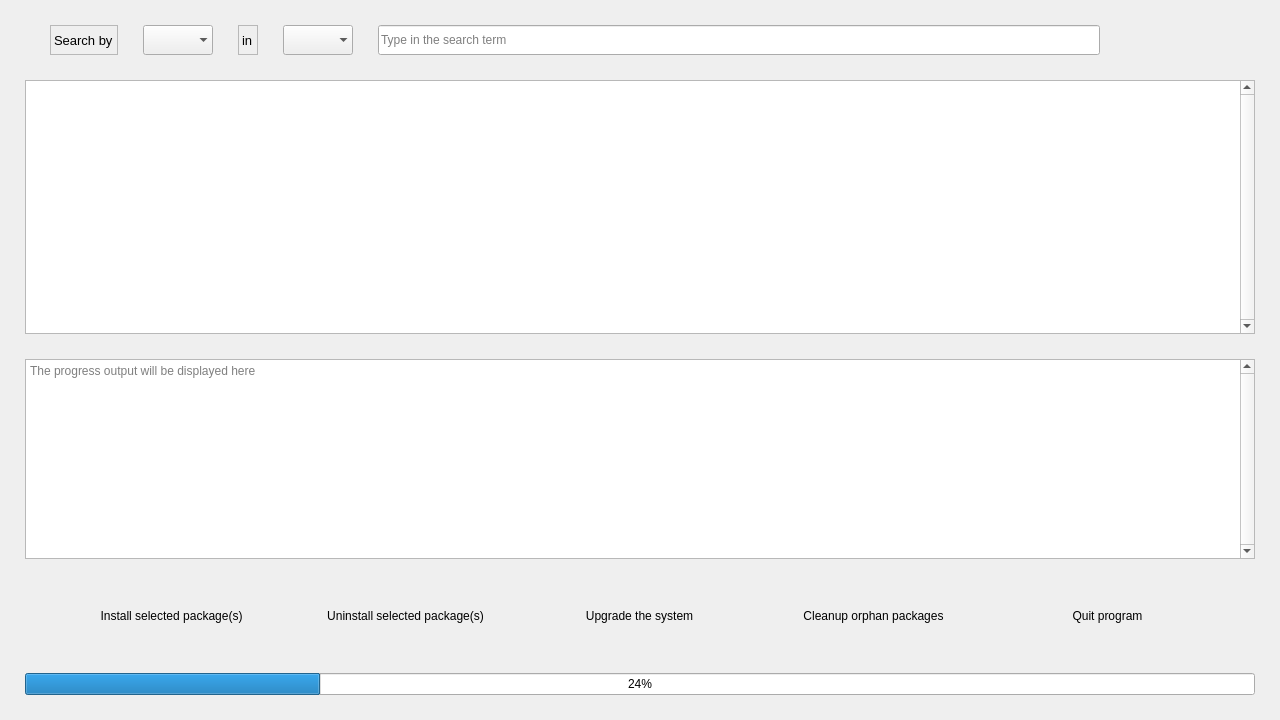
<?xml version="1.0" encoding="UTF-8"?>
<ui version="4.0">
 <class>Sisyphus</class>
 <widget class="QMainWindow" name="Sisyphus">
  <property name="windowModality">
   <enum>Qt::NonModal</enum>
  </property>
  <property name="geometry">
   <rect>
    <x>0</x>
    <y>0</y>
    <width>1280</width>
    <height>720</height>
   </rect>
  </property>
  <property name="sizePolicy">
   <sizepolicy hsizetype="Fixed" vsizetype="Fixed">
    <horstretch>0</horstretch>
    <verstretch>0</verstretch>
   </sizepolicy>
  </property>
  <property name="minimumSize">
   <size>
    <width>1280</width>
    <height>720</height>
   </size>
  </property>
  <property name="windowTitle">
   <string>Sisyphus : Graphical User Interface</string>
  </property>
  <property name="windowIcon">
   <iconset>
    <normaloff>../icon/sisyphus.png</normaloff>../icon/sisyphus.png</iconset>
  </property>
  <widget class="QWidget" name="layoutGrid">
   <layout class="QGridLayout" name="mainGrid">
    <property name="leftMargin">
     <number>25</number>
    </property>
    <property name="topMargin">
     <number>25</number>
    </property>
    <property name="rightMargin">
     <number>25</number>
    </property>
    <property name="bottomMargin">
     <number>25</number>
    </property>
    <property name="spacing">
     <number>25</number>
    </property>
    <item row="4" column="0">
     <widget class="QProgressBar" name="progressBar">
      <property name="maximumSize">
       <size>
        <width>16777215</width>
        <height>25</height>
       </size>
      </property>
      <property name="value">
       <number>24</number>
      </property>
     </widget>
    </item>
    <item row="3" column="0">
     <layout class="QHBoxLayout" name="actionGrid">
      <property name="spacing">
       <number>0</number>
      </property>
      <property name="leftMargin">
       <number>0</number>
      </property>
      <property name="rightMargin">
       <number>0</number>
      </property>
      <item>
       <widget class="QToolButton" name="installButton">
        <property name="minimumSize">
         <size>
          <width>175</width>
          <height>64</height>
         </size>
        </property>
        <property name="maximumSize">
         <size>
          <width>175</width>
          <height>64</height>
         </size>
        </property>
        <property name="text">
         <string>Install selected package(s)</string>
        </property>
        <property name="icon">
         <iconset>
          <normaloff>../icon/install.png</normaloff>../icon/install.png</iconset>
        </property>
        <property name="iconSize">
         <size>
          <width>36</width>
          <height>36</height>
         </size>
        </property>
        <property name="toolButtonStyle">
         <enum>Qt::ToolButtonTextUnderIcon</enum>
        </property>
        <property name="autoRaise">
         <bool>true</bool>
        </property>
        <property name="arrowType">
         <enum>Qt::NoArrow</enum>
        </property>
       </widget>
      </item>
      <item>
       <widget class="QToolButton" name="uninstallButton">
        <property name="minimumSize">
         <size>
          <width>175</width>
          <height>64</height>
         </size>
        </property>
        <property name="maximumSize">
         <size>
          <width>175</width>
          <height>64</height>
         </size>
        </property>
        <property name="text">
         <string>Uninstall selected package(s)</string>
        </property>
        <property name="icon">
         <iconset>
          <normaloff>../icon/uninstall.png</normaloff>../icon/uninstall.png</iconset>
        </property>
        <property name="iconSize">
         <size>
          <width>36</width>
          <height>36</height>
         </size>
        </property>
        <property name="toolButtonStyle">
         <enum>Qt::ToolButtonTextUnderIcon</enum>
        </property>
        <property name="autoRaise">
         <bool>true</bool>
        </property>
        <property name="arrowType">
         <enum>Qt::NoArrow</enum>
        </property>
       </widget>
      </item>
      <item>
       <widget class="QToolButton" name="upgradeButton">
        <property name="minimumSize">
         <size>
          <width>175</width>
          <height>64</height>
         </size>
        </property>
        <property name="maximumSize">
         <size>
          <width>175</width>
          <height>64</height>
         </size>
        </property>
        <property name="text">
         <string>Upgrade the system</string>
        </property>
        <property name="icon">
         <iconset>
          <normaloff>../icon/upgrade.png</normaloff>../icon/upgrade.png</iconset>
        </property>
        <property name="iconSize">
         <size>
          <width>36</width>
          <height>36</height>
         </size>
        </property>
        <property name="toolButtonStyle">
         <enum>Qt::ToolButtonTextUnderIcon</enum>
        </property>
        <property name="autoRaise">
         <bool>true</bool>
        </property>
       </widget>
      </item>
      <item>
       <widget class="QToolButton" name="autoremoveButton">
        <property name="minimumSize">
         <size>
          <width>175</width>
          <height>64</height>
         </size>
        </property>
        <property name="maximumSize">
         <size>
          <width>175</width>
          <height>64</height>
         </size>
        </property>
        <property name="text">
         <string>Cleanup orphan packages</string>
        </property>
        <property name="icon">
         <iconset>
          <normaloff>../icon/orphans.png</normaloff>../icon/orphans.png</iconset>
        </property>
        <property name="iconSize">
         <size>
          <width>36</width>
          <height>36</height>
         </size>
        </property>
        <property name="toolButtonStyle">
         <enum>Qt::ToolButtonTextUnderIcon</enum>
        </property>
        <property name="autoRaise">
         <bool>true</bool>
        </property>
       </widget>
      </item>
      <item>
       <widget class="QToolButton" name="exitButton">
        <property name="minimumSize">
         <size>
          <width>175</width>
          <height>64</height>
         </size>
        </property>
        <property name="maximumSize">
         <size>
          <width>175</width>
          <height>64</height>
         </size>
        </property>
        <property name="text">
         <string>Quit program</string>
        </property>
        <property name="icon">
         <iconset>
          <normaloff>../icon/exit.png</normaloff>../icon/exit.png</iconset>
        </property>
        <property name="iconSize">
         <size>
          <width>36</width>
          <height>36</height>
         </size>
        </property>
        <property name="toolButtonStyle">
         <enum>Qt::ToolButtonTextUnderIcon</enum>
        </property>
        <property name="autoRaise">
         <bool>true</bool>
        </property>
       </widget>
      </item>
     </layout>
    </item>
    <item row="1" column="0">
     <widget class="QTableView" name="databaseTable">
      <property name="minimumSize">
       <size>
        <width>0</width>
        <height>200</height>
       </size>
      </property>
      <property name="frameShape">
       <enum>QFrame::StyledPanel</enum>
      </property>
      <property name="frameShadow">
       <enum>QFrame::Sunken</enum>
      </property>
      <property name="verticalScrollBarPolicy">
       <enum>Qt::ScrollBarAlwaysOn</enum>
      </property>
      <property name="sizeAdjustPolicy">
       <enum>QAbstractScrollArea::AdjustToContents</enum>
      </property>
      <property name="editTriggers">
       <set>QAbstractItemView::NoEditTriggers</set>
      </property>
      <property name="dragDropOverwriteMode">
       <bool>false</bool>
      </property>
      <property name="alternatingRowColors">
       <bool>true</bool>
      </property>
      <property name="selectionMode">
       <enum>QAbstractItemView::MultiSelection</enum>
      </property>
      <property name="selectionBehavior">
       <enum>QAbstractItemView::SelectRows</enum>
      </property>
      <property name="gridStyle">
       <enum>Qt::DashLine</enum>
      </property>
      <attribute name="horizontalHeaderCascadingSectionResizes">
       <bool>true</bool>
      </attribute>
      <attribute name="horizontalHeaderMinimumSectionSize">
       <number>150</number>
      </attribute>
      <attribute name="horizontalHeaderDefaultSectionSize">
       <number>200</number>
      </attribute>
      <attribute name="horizontalHeaderStretchLastSection">
       <bool>true</bool>
      </attribute>
      <attribute name="verticalHeaderVisible">
       <bool>false</bool>
      </attribute>
      <attribute name="verticalHeaderHighlightSections">
       <bool>false</bool>
      </attribute>
     </widget>
    </item>
    <item row="0" column="0">
     <layout class="QHBoxLayout" name="inputGrid">
      <property name="spacing">
       <number>25</number>
      </property>
      <property name="leftMargin">
       <number>25</number>
      </property>
      <property name="rightMargin">
       <number>25</number>
      </property>
      <item>
       <widget class="QLabel" name="label1">
        <property name="minimumSize">
         <size>
          <width>0</width>
          <height>30</height>
         </size>
        </property>
        <property name="maximumSize">
         <size>
          <width>16777215</width>
          <height>30</height>
         </size>
        </property>
        <property name="font">
         <font>
          <pointsize>10</pointsize>
         </font>
        </property>
        <property name="frameShape">
         <enum>QFrame::StyledPanel</enum>
        </property>
        <property name="text">
         <string>Search by</string>
        </property>
        <property name="textFormat">
         <enum>Qt::MarkdownText</enum>
        </property>
        <property name="scaledContents">
         <bool>true</bool>
        </property>
        <property name="textInteractionFlags">
         <set>Qt::NoTextInteraction</set>
        </property>
       </widget>
      </item>
      <item>
       <widget class="QComboBox" name="applicationFilter">
        <property name="minimumSize">
         <size>
          <width>0</width>
          <height>30</height>
         </size>
        </property>
        <property name="maximumSize">
         <size>
          <width>16777215</width>
          <height>30</height>
         </size>
        </property>
        <property name="frame">
         <bool>false</bool>
        </property>
       </widget>
      </item>
      <item>
       <widget class="QLabel" name="label2">
        <property name="minimumSize">
         <size>
          <width>0</width>
          <height>30</height>
         </size>
        </property>
        <property name="maximumSize">
         <size>
          <width>16777215</width>
          <height>30</height>
         </size>
        </property>
        <property name="font">
         <font>
          <pointsize>10</pointsize>
         </font>
        </property>
        <property name="mouseTracking">
         <bool>true</bool>
        </property>
        <property name="frameShape">
         <enum>QFrame::StyledPanel</enum>
        </property>
        <property name="text">
         <string>in</string>
        </property>
        <property name="scaledContents">
         <bool>true</bool>
        </property>
        <property name="textInteractionFlags">
         <set>Qt::NoTextInteraction</set>
        </property>
       </widget>
      </item>
      <item>
       <widget class="QComboBox" name="databaseFilter">
        <property name="minimumSize">
         <size>
          <width>0</width>
          <height>30</height>
         </size>
        </property>
        <property name="maximumSize">
         <size>
          <width>16777215</width>
          <height>30</height>
         </size>
        </property>
        <property name="frame">
         <bool>false</bool>
        </property>
       </widget>
      </item>
      <item>
       <widget class="QLineEdit" name="inputBox">
        <property name="minimumSize">
         <size>
          <width>0</width>
          <height>30</height>
         </size>
        </property>
        <property name="maximumSize">
         <size>
          <width>16777215</width>
          <height>30</height>
         </size>
        </property>
        <property name="placeholderText">
         <string>Type in the search term</string>
        </property>
        <property name="clearButtonEnabled">
         <bool>true</bool>
        </property>
       </widget>
      </item>
      <item>
       <widget class="QPushButton" name="licenseButton">
        <property name="minimumSize">
         <size>
          <width>0</width>
          <height>30</height>
         </size>
        </property>
        <property name="maximumSize">
         <size>
          <width>16777215</width>
          <height>30</height>
         </size>
        </property>
        <property name="toolTip">
         <string>&lt;html&gt;&lt;head/&gt;&lt;body&gt;&lt;p align=&quot;center&quot;&gt;License Information&lt;/p&gt;&lt;/body&gt;&lt;/html&gt;</string>
        </property>
        <property name="icon">
         <iconset>
          <normaloff>../icon/license.png</normaloff>../icon/license.png</iconset>
        </property>
        <property name="iconSize">
         <size>
          <width>16</width>
          <height>16</height>
         </size>
        </property>
        <property name="flat">
         <bool>true</bool>
        </property>
       </widget>
      </item>
      <item>
       <widget class="QPushButton" name="settingsButton">
        <property name="minimumSize">
         <size>
          <width>0</width>
          <height>30</height>
         </size>
        </property>
        <property name="maximumSize">
         <size>
          <width>16777215</width>
          <height>30</height>
         </size>
        </property>
        <property name="toolTip">
         <string>&lt;html&gt;&lt;head/&gt;&lt;body&gt;&lt;p align=&quot;center&quot;&gt;Mirror Configuration&lt;/p&gt;&lt;/body&gt;&lt;/html&gt;</string>
        </property>
        <property name="icon">
         <iconset>
          <normaloff>../icon/settings.png</normaloff>../icon/settings.png</iconset>
        </property>
        <property name="iconSize">
         <size>
          <width>16</width>
          <height>16</height>
         </size>
        </property>
        <property name="flat">
         <bool>true</bool>
        </property>
       </widget>
      </item>
     </layout>
    </item>
    <item row="2" column="0">
     <widget class="QPlainTextEdit" name="progressBox">
      <property name="minimumSize">
       <size>
        <width>0</width>
        <height>200</height>
       </size>
      </property>
      <property name="maximumSize">
       <size>
        <width>16777215</width>
        <height>200</height>
       </size>
      </property>
      <property name="frameShape">
       <enum>QFrame::StyledPanel</enum>
      </property>
      <property name="frameShadow">
       <enum>QFrame::Sunken</enum>
      </property>
      <property name="verticalScrollBarPolicy">
       <enum>Qt::ScrollBarAlwaysOn</enum>
      </property>
      <property name="textInteractionFlags">
       <set>Qt::TextSelectableByMouse</set>
      </property>
      <property name="placeholderText">
       <string>The progress output will be displayed here</string>
      </property>
     </widget>
    </item>
   </layout>
  </widget>
 </widget>
 <tabstops>
  <tabstop>applicationFilter</tabstop>
  <tabstop>databaseFilter</tabstop>
  <tabstop>inputBox</tabstop>
  <tabstop>licenseButton</tabstop>
  <tabstop>settingsButton</tabstop>
  <tabstop>databaseTable</tabstop>
  <tabstop>progressBox</tabstop>
  <tabstop>installButton</tabstop>
  <tabstop>uninstallButton</tabstop>
  <tabstop>upgradeButton</tabstop>
  <tabstop>autoremoveButton</tabstop>
  <tabstop>exitButton</tabstop>
 </tabstops>
 <resources/>
 <connections/>
</ui>
